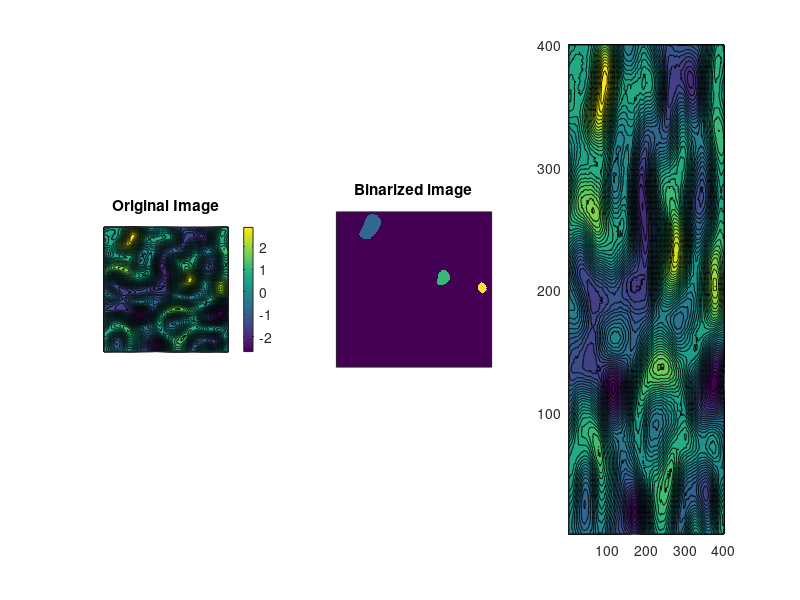

Recreate this plot in MATLAB. (Note: this script raises an error after producing the figure.)
% Intensity-based Image Segmentation

% learn: meshgrid, conv2, contour, bwlabeln

%% 
N = 400;

% create 2D Gaussian for Smoothing
tmpvec = zscore(1:round(N/4));
[X,Y] = meshgrid(tmpvec);
gaus2d = exp(-(X.^2 + Y.^2));

% create image and convert to z-values
img = conv2(randn(N,N),gaus2d,'same');
zimg = (img-mean(img(:))) / std(img(:));

%% pick std threshold
zthresh = 2;

%binarize the thresholded image (one-tailed!)
[bimap,numclust] = bwlabeln( zimg > zthresh);


figure(1),clf
subplot(131)
contourf(zimg,40)
axis square
set(gca,'xtick',[],'ytick',[])
colorbar
title('Original Image')


subplot(132)
imagesc(bimap)
axis square
title('Binarized image')
set(gca,'xtick',[],'ytick',[])
axis xy

subplot(133),hold on
contourf(zimg,40)
contour(logical(bimap),2,'k','LineWidth',2)
axis square
set(gca,'xtick',[],'ytick',[])
title('Contour Outlining')


